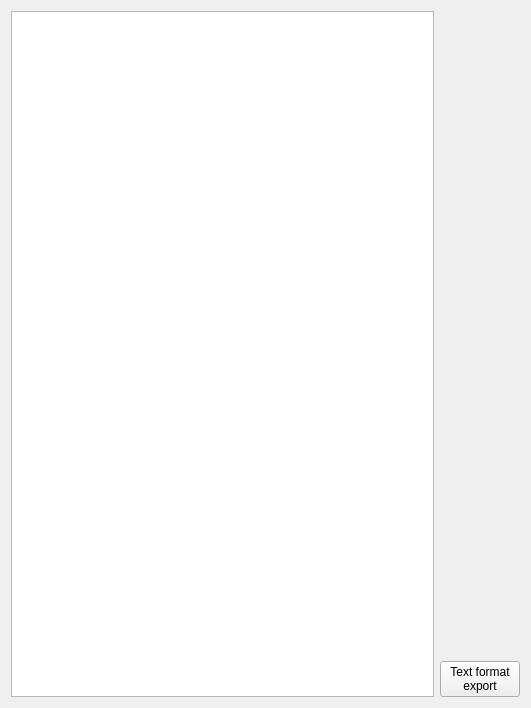
<?xml version="1.0" encoding="UTF-8"?>
<ui version="4.0">
 <class>OutputWindow</class>
 <widget class="QWidget" name="OutputWindow">
  <property name="geometry">
   <rect>
    <x>0</x>
    <y>0</y>
    <width>531</width>
    <height>708</height>
   </rect>
  </property>
  <property name="font">
   <font>
    <family>Microsoft YaHei UI</family>
   </font>
  </property>
  <property name="windowTitle">
   <string>Output Window</string>
  </property>
  <layout class="QGridLayout" name="gridLayout">
   <item row="0" column="0">
    <widget class="QTextBrowser" name="outputBrowser"/>
   </item>
   <item row="0" column="1" alignment="Qt::AlignBottom">
    <widget class="QPushButton" name="exportButton">
     <property name="text">
      <string>Text format
export</string>
     </property>
    </widget>
   </item>
  </layout>
 </widget>
 <resources/>
 <connections/>
 <slots>
  <signal>signalExportButtonClicked()</signal>
 </slots>
</ui>
